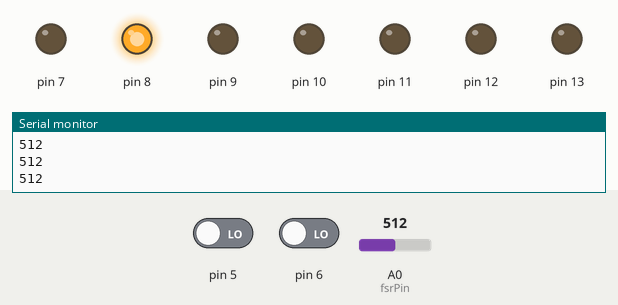
A sketch run on a simulated Arduino Uno, built with avr-gcc and run on an emulated ATmega328P. Parts: output pins drawn as LEDs (lit = HIGH), the last lines printed to the serial monitor. The inputs (shaded band) are chosen by the test bench; at power-on: pin 5 LOW, pin 6 LOW, A0 (fsrPin) = 512.

Above: at 5.8 s.
5.9 s: pin 5 driven HIGH
At 15.7 s:
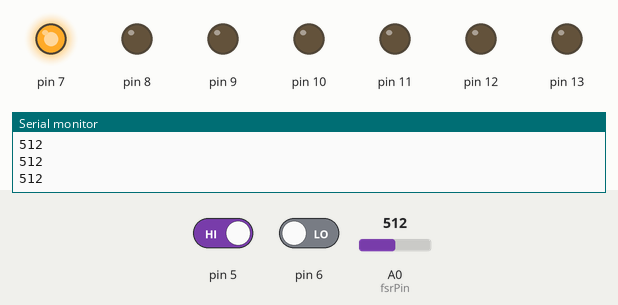
16.5 s: pin 6 driven HIGH
At 18.4 s:
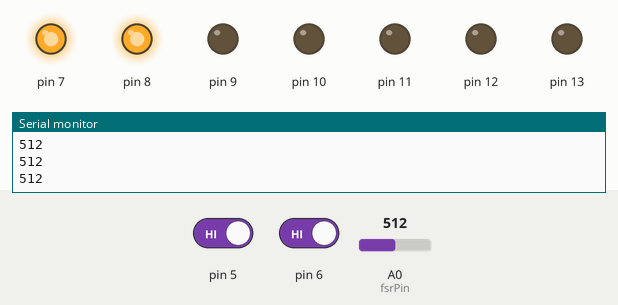
27.3 s: pin 5 driven LOW
At 35.0 s:
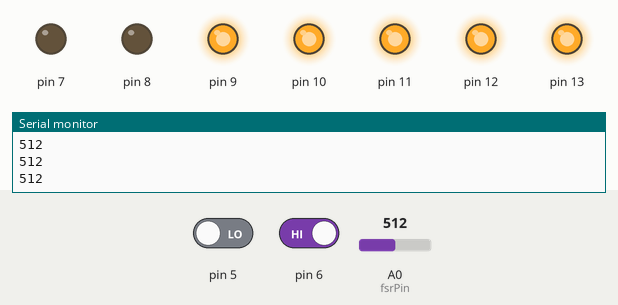
35.5 s: pin 6 driven LOW
At 40.0 s:
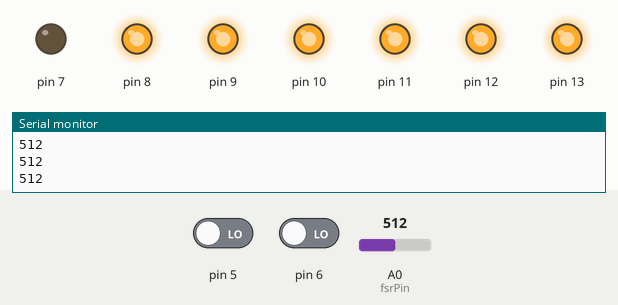
45.5 s: pin 6 driven HIGH
At 54.8 s:
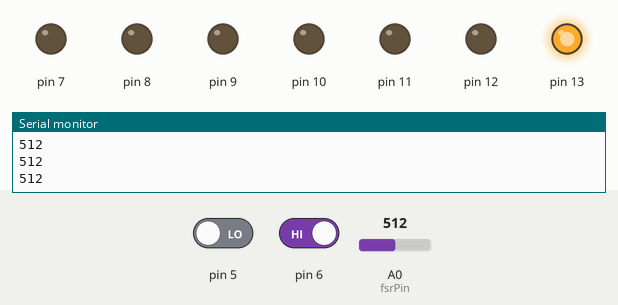
56.3 s: A0 (fsrPin) set to 0
At 57.3 s:
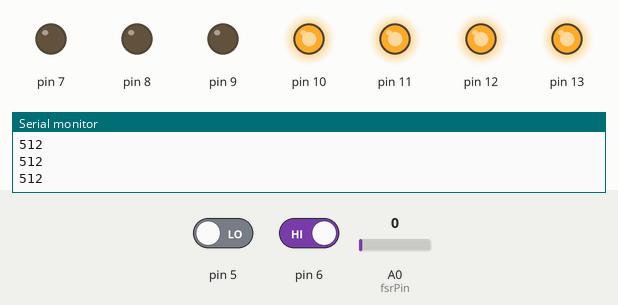
Timing chart, 0 to 59.5 s (numbered marks = the images above; inputs shaded):
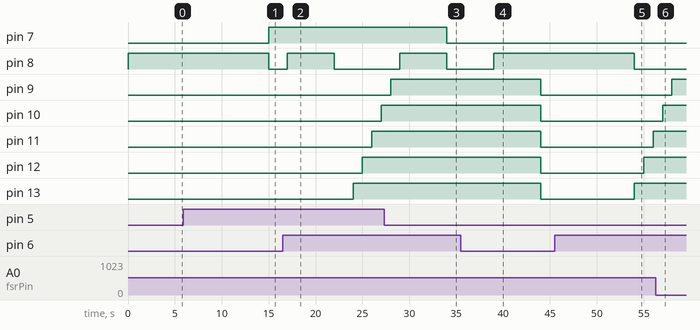

The sketch:

assignment_1.ino
```cpp
int fsrPin = 0;
int fsrReading;
void setup()
{
  pinMode(13, OUTPUT);
  pinMode(12, OUTPUT);
  pinMode(11, OUTPUT);
  pinMode(10, OUTPUT);
  pinMode(9, OUTPUT);
  pinMode(6, INPUT);
  pinMode(5, INPUT);
  pinMode(7, OUTPUT);
  pinMode(8,OUTPUT);
  Serial.begin(9600);
}

void loop()
{
  int button = digitalRead(6);
  int button1 = digitalRead(5);
  fsrReading = analogRead(fsrPin);
  Serial.println(fsrReading);
  if(fsrReading>0){
    Serial.println(fsrReading);
    digitalWrite(8,HIGH);
    delay(5000);
    digitalWrite(8,LOW);
  }
  if (button1==HIGH){
  digitalWrite(7,HIGH);
  delay(2000);
  }
  else{
    digitalWrite(7,LOW);}
  if(button == HIGH){
  digitalWrite(13, HIGH);
  delay(1000); // Wait for 1000 millisecond(s)
  digitalWrite(12, HIGH);
  delay(1000);
  digitalWrite(11, HIGH);
  delay(1000);
  digitalWrite(10, HIGH);
  delay(1000);
  digitalWrite(9, HIGH);
    delay(1000);}
  else{
  digitalWrite(13, LOW);
  digitalWrite(12, LOW);
  digitalWrite(11, LOW);
  digitalWrite(10, LOW);
  digitalWrite(9, LOW);}

}
```

Measured:
- after the input at 5.9 s, pin 7: LOW → HIGH after 9.1 s; pin 8: HIGH → LOW after 9.1 s
- after the input at 16.5 s, pin 8: goes on until 22.0 s, then stays LOW; pin 10: LOW → HIGH after 10.5 s; pin 11: LOW → HIGH after 9.5 s; pin 12: LOW → HIGH after 8.5 s; pin 13: LOW → HIGH after 7.5 s
- after the input at 27.3 s, pin 7: HIGH → LOW after 6.7 s
- after the input at 35.5 s, pin 8: goes on until 39.0 s, then stays HIGH; pin 9–13: HIGH → LOW after 8.5 s
- after the input at 45.5 s, pin 8: HIGH → LOW after 8.5 s; pin 11: LOW → HIGH after 10.5 s; pin 12: LOW → HIGH after 9.5 s; pin 13: LOW → HIGH after 8.5 s
- after the input at 56.3 s, pin 8: stays LOW (without the input it goes to HIGH after 2.7 s)
